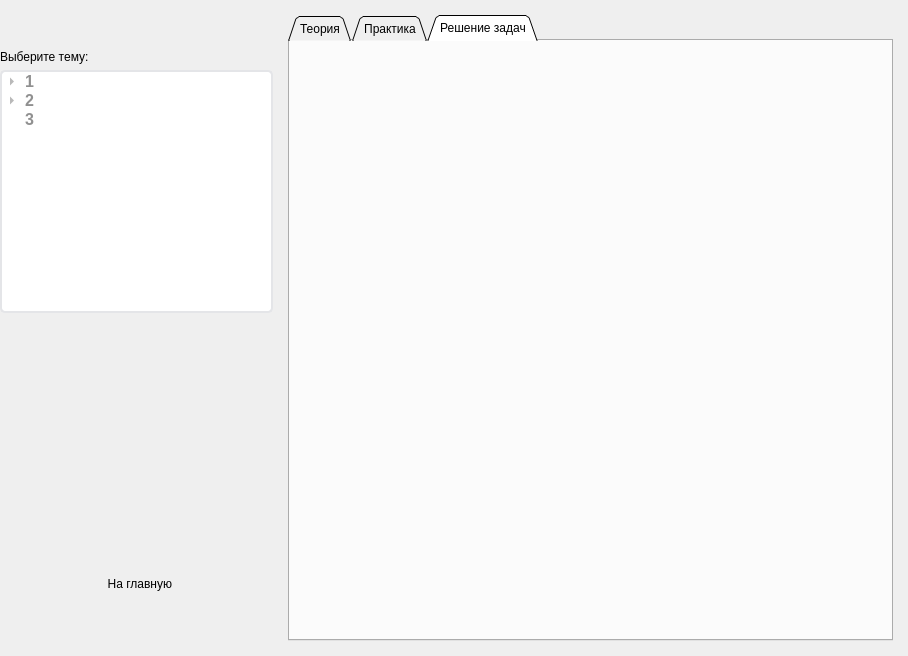
<?xml version="1.0" encoding="UTF-8"?>
<ui version="4.0">
 <class>ExtendsTheoryLearningWidget</class>
 <widget class="QWidget" name="ExtendsTheoryLearningWidget">
  <property name="geometry">
   <rect>
    <x>0</x>
    <y>0</y>
    <width>908</width>
    <height>656</height>
   </rect>
  </property>
  <property name="windowTitle">
   <string>Form</string>
  </property>
  <layout class="QGridLayout" name="gridLayout">
   <property name="margin">
    <number>0</number>
   </property>
   <property name="spacing">
    <number>0</number>
   </property>
   <item row="0" column="0">
    <widget class="QWidget" name="menuWidget" native="true">
     <property name="sizePolicy">
      <sizepolicy hsizetype="Expanding" vsizetype="Expanding">
       <horstretch>0</horstretch>
       <verstretch>0</verstretch>
      </sizepolicy>
     </property>
     <property name="maximumSize">
      <size>
       <width>273</width>
       <height>16777215</height>
      </size>
     </property>
     <property name="styleSheet">
      <string notr="true">#menuWidget {
  background-color: #f4f5f9;
  border-right: 2px solid #bbbbbb;
  margin: 0px;
  padding: 0px;
}

#menuWidget {
  background-color: #f4f5f9;
}
#menuWidget &gt; QWidget
{
  margin-left: 9px;
  margin-right: 9px;

  border-right: 2px solid #bbbbbb;
  font-size: 16px;
  font-family: Arial, sans-serif;
  font-weight: bold;
  color: #60616f;
}
#menuWidget &gt; QPushButton {
  margin: 0px;
  text-align: left;
  border: none;
  border-top: 1px solid #d0d1d4;
  border-bottom: 1px solid #d0d1d4;
  padding-left: 5px;

  margin-right: 2px;
}
#menuWidget &gt; QPushButton:hover {
  background-color: #c6e4f0;
  border-top: 1px solid #b2c6ce;
  border-bottom: 1px solid #b2c6ce;
}
#menuWidget &gt; QPushButton:pressed {
  padding-top: 1px;
}</string>
     </property>
     <layout class="QVBoxLayout" name="verticalLayout_2">
      <property name="spacing">
       <number>6</number>
      </property>
      <property name="margin">
       <number>0</number>
      </property>
      <item>
       <spacer name="verticalSpacer">
        <property name="orientation">
         <enum>Qt::Vertical</enum>
        </property>
        <property name="sizeType">
         <enum>QSizePolicy::Fixed</enum>
        </property>
        <property name="sizeHint" stdset="0">
         <size>
          <width>20</width>
          <height>50</height>
         </size>
        </property>
       </spacer>
      </item>
      <item>
       <widget class="QLabel" name="label_2">
        <property name="text">
         <string>Выберите тему:</string>
        </property>
       </widget>
      </item>
      <item>
       <widget class="QTreeWidget" name="treeWidget">
        <property name="styleSheet">
         <string notr="true">* {
  background-color: #ffffff; 
  font-size: 16px;
  font-family: Arial, sans-serif;
  font-weight: bold;
  color: #909090;

  border: 2px solid #e4e5e8;
  border-radius: 5px;
}
QTreeWidget::branch:!open:has-children:adjoins-item {
  image: url(:/icons/icons/closedTreeIcon.png);
  border-image: none;
}
QTreeWidget::branch:open:has-children:adjoins-item {
  image: url(:/icons/icons/openTreeIcon.png);
  border-image: none;
}
QTreeWidget::branch:!has-children:adjoins-item {
  image: url(:/icons/icons/endTreeIcon.png);
  border-image: none;
}</string>
        </property>
        <property name="editTriggers">
         <set>QAbstractItemView::NoEditTriggers</set>
        </property>
        <property name="columnCount">
         <number>1</number>
        </property>
        <attribute name="headerVisible">
         <bool>false</bool>
        </attribute>
        <column>
         <property name="text">
          <string>root</string>
         </property>
        </column>
        <item>
         <property name="text">
          <string>1</string>
         </property>
         <item>
          <property name="text">
           <string>1.1</string>
          </property>
          <item>
           <property name="text">
            <string>1.1.1</string>
           </property>
          </item>
         </item>
         <item>
          <property name="text">
           <string>1.2</string>
          </property>
         </item>
         <item>
          <property name="text">
           <string>1.3</string>
          </property>
         </item>
        </item>
        <item>
         <property name="text">
          <string>2</string>
         </property>
         <item>
          <property name="text">
           <string>2.1</string>
          </property>
          <item>
           <property name="text">
            <string>2.1.1</string>
           </property>
          </item>
          <item>
           <property name="text">
            <string>2.1.2</string>
           </property>
          </item>
         </item>
         <item>
          <property name="text">
           <string>2.2</string>
          </property>
         </item>
        </item>
        <item>
         <property name="text">
          <string>3</string>
         </property>
        </item>
       </widget>
      </item>
      <item>
       <spacer name="verticalSpacer_2">
        <property name="orientation">
         <enum>Qt::Vertical</enum>
        </property>
        <property name="sizeHint" stdset="0">
         <size>
          <width>20</width>
          <height>228</height>
         </size>
        </property>
       </spacer>
      </item>
      <item>
       <widget class="QPushButton" name="exitPushButton">
        <property name="sizePolicy">
         <sizepolicy hsizetype="Expanding" vsizetype="Fixed">
          <horstretch>0</horstretch>
          <verstretch>0</verstretch>
         </sizepolicy>
        </property>
        <property name="minimumSize">
         <size>
          <width>0</width>
          <height>45</height>
         </size>
        </property>
        <property name="maximumSize">
         <size>
          <width>16777215</width>
          <height>45</height>
         </size>
        </property>
        <property name="text">
         <string>  На главную</string>
        </property>
        <property name="icon">
         <iconset resource="icons.qrc">
          <normaloff>:/icons/icons/back.png</normaloff>:/icons/icons/back.png</iconset>
        </property>
        <property name="iconSize">
         <size>
          <width>36</width>
          <height>36</height>
         </size>
        </property>
        <property name="flat">
         <bool>true</bool>
        </property>
       </widget>
      </item>
      <item>
       <spacer name="verticalSpacer_3">
        <property name="orientation">
         <enum>Qt::Vertical</enum>
        </property>
        <property name="sizeType">
         <enum>QSizePolicy::Fixed</enum>
        </property>
        <property name="sizeHint" stdset="0">
         <size>
          <width>20</width>
          <height>50</height>
         </size>
        </property>
       </spacer>
      </item>
     </layout>
    </widget>
   </item>
   <item row="0" column="1">
    <widget class="QWidget" name="contentWidget" native="true">
     <property name="sizePolicy">
      <sizepolicy hsizetype="Expanding" vsizetype="Expanding">
       <horstretch>0</horstretch>
       <verstretch>0</verstretch>
      </sizepolicy>
     </property>
     <property name="styleSheet">
      <string notr="true">* {
  background-color: #ffffff;
}
QWebView {
  background-color: #f4f5f9; 
  margin: 2px;
}
#tabWidget::pane
{
  border: none;
}
#theoryTab, #practiceTab, #taskExecutingTab
{
  border: 2px solid #e2e3e5;
  border-radius: 5px;
  margin: 0px;
  padding: 0px;
  background-color: #f6f7f9;
}
#tabWidget::tab-bar
{
  border: 2px solid #e2e3e5;
  background-color: #e2e3e5;
}
#tabWidget &gt;  QTabBar::tab
{
  margin-left: -5px;
  border: 2px solid #e2e3e5;
  border-radius: 5px;
  background-color: #e2e3e5;
  font-size: 14px;
  font-family: Arial, sans-serif;
  font-weight: bold;
  color: #60616f;
  width: 100px;
  height: 20px;
}
#tabWidget &gt;  QTabBar::tab:last
{
  width: 150px;
}
#tabWidget &gt;  QTabBar::tab:first
{
  margin-left: 0px;
}
#tabWidget &gt;  QTabBar::tab:selected
{
  background-color: #f6f7f9;
  border: 2px solid #f6f7f9;
}</string>
     </property>
     <layout class="QVBoxLayout" name="verticalLayout">
      <property name="spacing">
       <number>0</number>
      </property>
      <property name="margin">
       <number>0</number>
      </property>
      <item>
       <widget class="QWidget" name="contentWidgetSpacer" native="true">
        <layout class="QVBoxLayout" name="verticalLayout_3">
         <property name="spacing">
          <number>0</number>
         </property>
         <property name="margin">
          <number>15</number>
         </property>
         <item>
          <widget class="QTabWidget" name="tabWidget">
           <property name="tabPosition">
            <enum>QTabWidget::North</enum>
           </property>
           <property name="tabShape">
            <enum>QTabWidget::Triangular</enum>
           </property>
           <property name="currentIndex">
            <number>2</number>
           </property>
           <property name="elideMode">
            <enum>Qt::ElideNone</enum>
           </property>
           <widget class="QWidget" name="theoryTab">
            <attribute name="title">
             <string>Теория</string>
            </attribute>
           </widget>
           <widget class="QWidget" name="practiceTab">
            <attribute name="title">
             <string>Практика</string>
            </attribute>
           </widget>
           <widget class="QWidget" name="taskExecutingTab">
            <attribute name="title">
             <string>Решение задач</string>
            </attribute>
           </widget>
          </widget>
         </item>
        </layout>
       </widget>
      </item>
     </layout>
    </widget>
   </item>
  </layout>
 </widget>
 <resources>
  <include location="icons.qrc"/>
 </resources>
 <connections/>
</ui>
